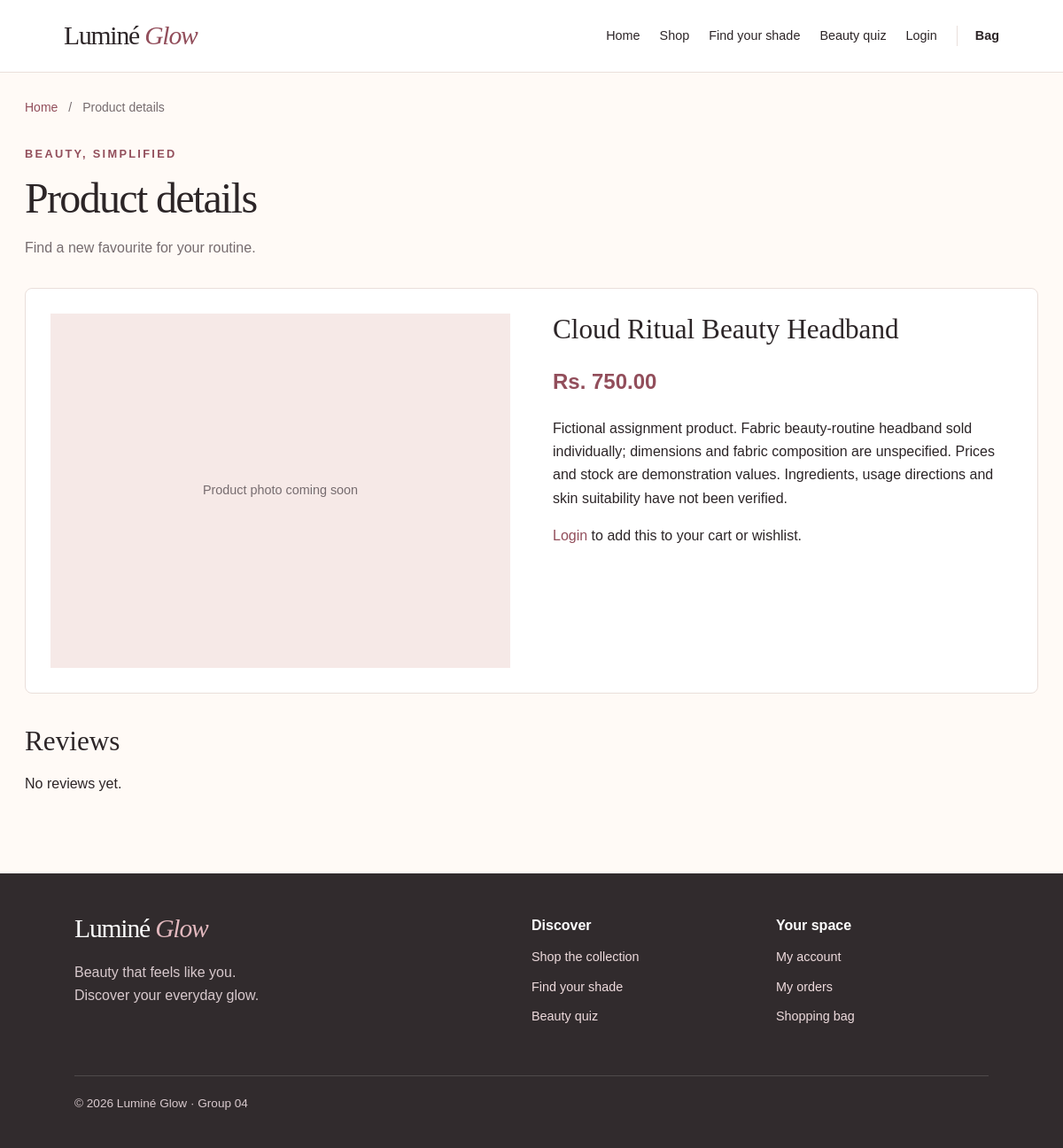
The app's page /modules/products/product.php?id=50 with its own data.
### tables this page shows
CREATE TABLE Product (
    product_id INT AUTO_INCREMENT PRIMARY KEY,

    product_name VARCHAR(150) NOT NULL,
    price DECIMAL(10,2) NOT NULL,
    stock INT NOT NULL DEFAULT 0,

    category_id INT,
    brand_id INT,

    image VARCHAR(255),
    description TEXT,

    skin_tone VARCHAR(50),
    skin_type VARCHAR(50),

    sub_category VARCHAR(100) DEFAULT NULL,
    product_type VARCHAR(100) DEFAULT NULL,

    sku VARCHAR(50) DEFAULT NULL,
    barcode VARCHAR(50) DEFAULT NULL,
    short_description VARCHAR(255) DEFAULT NULL,

    ingredients TEXT,
    how_to_use TEXT,
    warnings TEXT,

    finish VARCHAR(50) DEFAULT NULL,
    coverage VARCHAR(50) DEFAULT NULL,

    FOREIGN KEY (category_id)
        REFERENCES Category(category_id),

    FOREIGN KEY (brand_id)
        REFERENCES Brand(brand_id)
);

### modules/products/product.php (called while the page is built, shortened)
<?php
require_once __DIR__ . '/../../config/db.php';
require_once __DIR__ . '/../../includes/auth.php';
$id = $_GET['id'] ?? 0;
$stmt = $pdo->prepare(
    "SELECT * FROM Product WHERE product_id = ?"
);
$stmt->execute([$id]);
$product = $stmt->fetch();
$stmt = $pdo->prepare(
    "SELECT r.*, u.name
     FROM Review AS r
     INNER JOIN `User` AS u ON u.user_id = r.user_id
     WHERE r.product_id = ?
       AND r.status = 'Approved'
     ORDER BY r.rating_date DESC"
);
$stmt->execute([$id]);
$reviews = $stmt->fetchAll();
require_once __DIR__ . '/../../includes/header.php';
require __DIR__ . '/../../views/products/product.view.php';
require_once __DIR__ . '/../../includes/footer.php';

### config/paths.php (called while the page is built, shortened)
<?php
function lg_url($path = '')
{
    return LG_BASE_PATH . '/' . ltrim((string) $path, '/');
}
function lg_image_url(array $product)
{
    $value = trim((string) ($product['image'] ?? ''));
    if ($value === '') {
        $value = trim((string) ($product['image_url'] ?? ''));
    }
    if ($value === '') {
        return '';
    }
    $value = str_replace('\\', '/', $value);
    $value = preg_replace(
        '~^(?:(?:\./|\.\./)+)(?=(?:assets|uploads)/)~',
        '',
        $value
    );
    return lg_url($value);
}

### includes/auth.php (called while the page is built, shortened)
<?php
require_once __DIR__ . '/../config/paths.php';
function is_logged_in() {
    return isset($_SESSION['user']);
}

### views/products/product.view.php (the view, shortened to what this page needs)
<section class="product-detail">
    <?php $displayImage = lg_image_url($product); ?>
    <?php if ($displayImage !== ''): ?>
        <img src="<?= htmlspecialchars($displayImage, ENT_QUOTES, 'UTF-8') ?>" alt="<?= htmlspecialchars($product['product_name']) ?>">
    <?php else: ?><div class="image-missing">Product photo coming soon</div><?php endif; ?>
    <div>
        <h2><?= htmlspecialchars($product['product_name']) ?></h2>
        <p class="price">Rs. <?= number_format($product['price'], 2) ?></p>
        <p><?= nl2br(htmlspecialchars($product['description'])) ?></p>
        <?php if (is_logged_in()): ?>
            <form method="post" action="<?= htmlspecialchars(LG_BASE_PATH, ENT_QUOTES, 'UTF-8') ?>/modules/cart/cart.php">
                <input type="hidden" name="product_id" value="<?= $product['product_id'] ?>">
                <?php if ($variants): ?>
                    <label>Variant
                        <select name="variant_id">
                            <?php foreach ($variants as $v): ?>
                                <option value="<?= $v['variant_id'] ?>">
                                    <?= htmlspecialchars(trim(($v['shade'] ?: '') . ' ' . ($v['size'] ?: ''))) ?>
                                    — Rs. <?= number_format($v['price'] ?: $product['price'], 2) ?>
                                    (<?= $v['stock'] ?> in stock)
                                </option>
                            <?php endforeach; ?>
                        </select>
                    </label>
                <?php endif; ?>
                <label>Qty <input type="number" name="quantity" value="1" min="1"></label>
                <button type="submit" name="add_to_cart">Add to Cart</button>
            </form>
            <form method="post" action="<?= htmlspecialchars(LG_BASE_PATH, ENT_QUOTES, 'UTF-8') ?>/modules/orders/wishlist.php">
                <input type="hidden" name="product_id" value="<?= $product['product_id'] ?>">
                <button type="submit" name="add_wishlist">Add to Wishlist</button>
            </form>
        <?php else: ?>
            <p><a href="<?= htmlspecialchars(LG_BASE_PATH, ENT_QUOTES, 'UTF-8') ?>/modules/auth/login.php">Login</a> to add this to your cart or wishlist.</p>
        <?php endif; ?>
    </div>
</section>
<section class="reviews">
    <h2>Reviews</h2>
    <?php if (empty($reviews)): ?><p>No reviews yet.</p><?php endif; ?>
</section>

### assets/css/pages/catalogue.css (style rules this page uses)
.product-detail { display:grid; grid-template-columns:1fr 1fr; gap:48px; padding:28px; background:white; border:1px solid var(--line); border-radius:8px; }
.product-detail>.image-missing { min-height:400px; }
.product-detail .price { font-size:1.5rem; margin:20px 0; }
.reviews { margin-top:36px; }

### assets/css/base.css (style rules this page uses)
:root { --ink:#2c2527; --muted:#766c6f; --cream:#fffaf6; --blush:#f2d9d9; --rose:#b76d78; --rose-text:#924e5b; --gold:#c9a46c; --white:#fff; --line:#eadfdb; --dark:#312b2d; --error:#a02c40; --success:#316847; --shadow:0 12px 36px rgba(44,37,39,.07); --radius:8px; --serif:Georgia,'Times New Roman',serif; --sans:Arial,'Segoe UI',sans-serif; }
* { box-sizing:border-box; }
body { margin:0; font:16px/1.65 var(--sans); color:var(--ink); background:var(--cream); }
h1,h2,h3,p { margin:0 0 1rem; }
h1,h2 { font-family:var(--serif); font-weight:400; line-height:1.18; }
h2 { font-size:clamp(1.7rem,2.6vw,2.35rem); }
a { color:var(--rose-text); text-decoration:none; text-underline-offset:4px; }
.price { font-weight:600; color:var(--rose-text); }

### assets/css/components.css (style rules this page uses)
.image-missing { min-height:220px; display:grid; place-items:center; padding:24px; background:#f6e9e7; color:var(--muted); text-align:center; font-size:.9rem; }

### records on screen
product: product_name "Cloud Ritual Beauty Headband", price "750.00", description "Fictional assignment product. Fabric beauty-routine headband sold individually; dimensions and fabric composition are unspecified. Prices and stock are demonstration values. Ingredients, usage directions and skin suitability have not been verified."

### other values on screen
$pageTitle "Product details"
$pageDescription "Find a new favourite for your routine."
